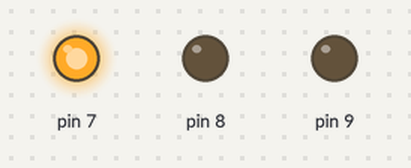
Recording of a sketch running on a simulated Arduino Uno, built with avr-gcc and run on an emulated ATmega328P. Parts: output pins drawn as LEDs (lit = HIGH).

Above: at 0.5 s.
At 4.5 s:
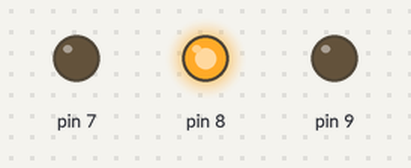
At 6.5 s:
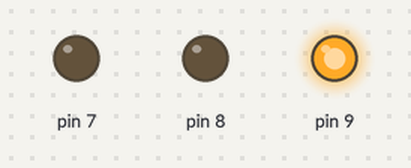
At 9.5 s:
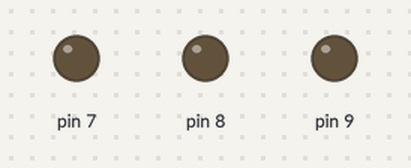
Timing chart, 0 to 10.4 s (numbered marks = the images above):
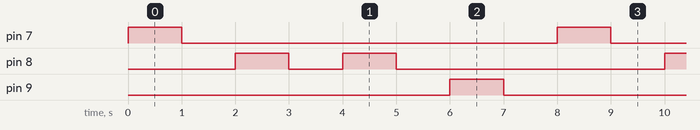

Measured:
- by itself, pin 7, pin 9: alternates HIGH for 1.0 s and LOW for 7.0 s
- by itself, pin 8: repeats every 8.0 s: LOW 1.0 s, HIGH 1.0 s, LOW 5.0 s, HIGH 1.0 s
- by itself, everything shown: repeats every 8.0 s, in 8 steps

The sketch:

2_3_2_LED3.ino
```cpp
/*
 * Generated using BlocklyDuino:
 *
 * https://github.com/MediaTek-Labs/BlocklyDuino-for-LinkIt
 *
 * Date: Wed, 27 Mar 2019 14:39:22 GMT
 */


void setup()
{
  pinMode(7, OUTPUT);
  pinMode(8, OUTPUT);
  pinMode(9, OUTPUT);
  digitalWrite(7, LOW);
  digitalWrite(8, LOW);
  digitalWrite(9, LOW);
}


void loop()
{
  digitalWrite(7, HIGH);
  delay(1000);
  digitalWrite(7, LOW);
  delay(1000);
  for (int count = 0; count < 2; count++) {
    digitalWrite(8, HIGH);
    delay(1000);
    digitalWrite(8, LOW);
    delay(1000);
  }
  digitalWrite(9, HIGH);
  delay(1000);
  digitalWrite(9, LOW);
  delay(1000);
}
```
